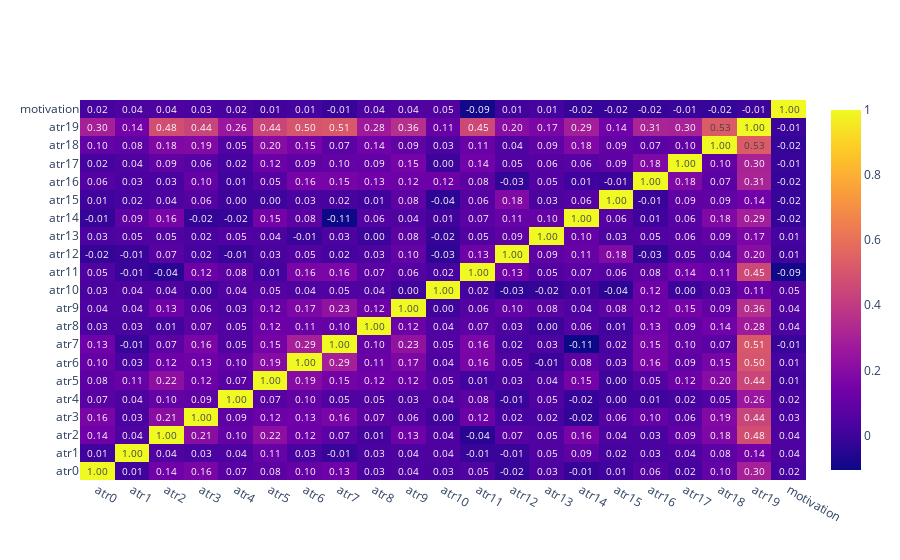

Here is the notebook cell this chart was saved with:
### Code cell
dataframe = citing_sentence.join([y])
correlation_matrix(dataframe)

### Figure 1 — Plotly figure (JSON) as saved in the notebook; plotly's stock layout.template omitted (floating-point values rounded to 4 significant figures; data arrays with more than 128 entries replaced by an {"elided": "..."} marker saying what was removed)
{"data": [{"text": {"elided": "21x21 float values"}, "texttemplate": "%{text:.2f}", "type": "heatmap", "x": ["atr0", "atr1", "atr2", "atr3", "atr4", "atr5", "atr6", "atr7", "atr8", "atr9", "atr10", "atr11", "atr12", "atr13", "atr14", "atr15", "atr16", "atr17", "atr18", "atr19", "motivation"], "y": ["atr0", "atr1", "atr2", "atr3", "atr4", "atr5", "atr6", "atr7", "atr8", "atr9", "atr10", "atr11", "atr12", "atr13", "atr14", "atr15", "atr16", "atr17", "atr18", "atr19", "motivation"], "z": {"elided": "21x21 float values"}}], "layout": {}}
